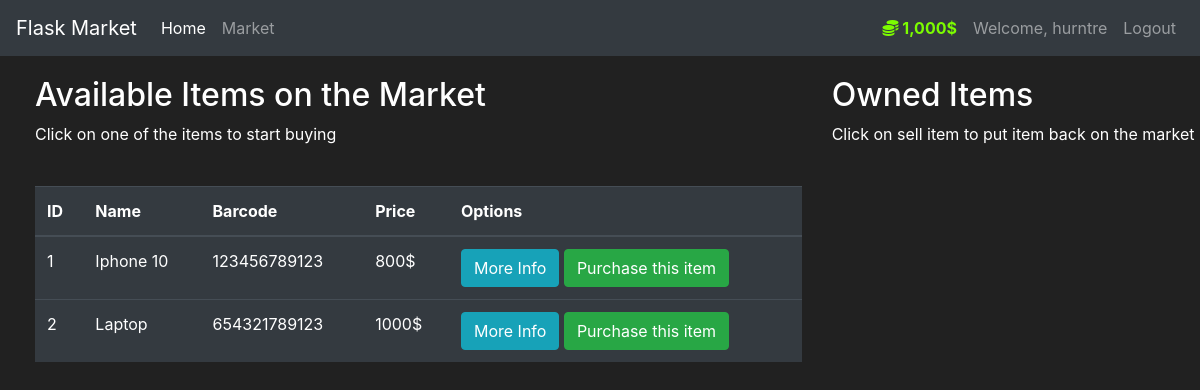
Before: /market (signed in) with the older database file.
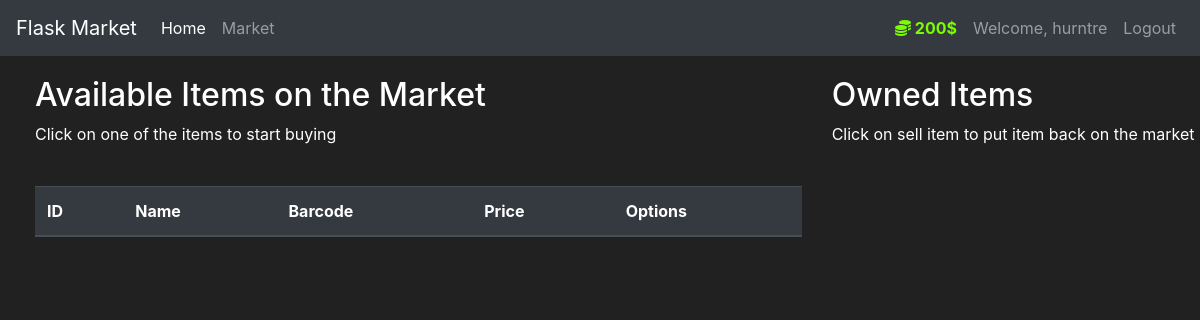
After: the same page with the newer database file.
### market/models.py (models this page shows, shortened)
class User(Base, UserMixin):
    __tablename__ = 'users'
    id = Column(Integer(), primary_key=True)
    username = Column(String(30), nullable=False, unique=True)
    email = Column(String(50), nullable=False, unique=True)
    password = Column(String(60), nullable=False)
    budget = Column(Integer(), nullable=False, default=1000)
    items = orm.relationship('Item', backref='owned_user', lazy=True)
    @property
    def prettier_budget(self):
        if len(str(self.budget)) >= 4:
            return f'{str(self.budget)[:-3]},{str(self.budget)[-3:]}$'
        else:
            return f'{self.budget}$'

class Item(Base):
    __tablename__ = 'items'
    id = Column(Integer(), primary_key=True)
    name = Column(String(30), nullable=False, unique=True)
    price = Column(Integer(), nullable=False)
    barcode = Column(String(12), nullable=False, unique=True)
    description = Column(String(1024), nullable=False, unique=True)
    owner = Column(Integer(), ForeignKey('users.id'))

### market/routes.py (the view, shortened to what this page needs)
@app.route('/market', methods=['GET', 'POST'])
@login_required
def market_page():
    purchase_form = PurchaseItemForm()
    if request.method == "GET":
        items = Item.query.filter_by(owner=None)
        return render_template('market.html', items=items, purchase_form=purchase_form)

### market/__init__.py (called while the page is built)
@app.teardown_appcontext
def shutdown_session(exception=None):
    db_session.remove()

### market/models.py (called while the page is built)
@login_manager.user_loader
def load_user(user_id):
    return User.query.get(int(user_id))

### market/templates/market.html (shortened to what this page needs)
{% extends 'base.html' %}
{% block content %}
<div class="row" style="margin-top: 20px; margin-left: 20px">
	<div class="col-8">
		<h2>Available Items on the Market</h2>
		<p>Click on one of the items to start buying</p>
		<br>
    	<table class="table table-hover table-dark">
      		<thead>
        		<tr>
					<th scope="col">ID</th>
					<th scope="col">Name</th>
					<th scope="col">Barcode</th>
					<th scope="col">Price</th>
					<th scope="col">Options</th>
        		</tr>
      		</thead>
      		<tbody>
        		{% for item in items %}
        		<tr>
					<td>{{ item.id }}</td>
					<td>{{ item.name }}</td>
					<td>{{ item.barcode }}</td>
					<td>{{ item.price }}$</td>
					<td>
						<button class="btn btn-outline btn-info" data-toggle="modal" data-target="#Modal-MoreInfo-{{ item.id }}">More Info</button>
						<button class="btn btn-outline btn-success" data-toggle="modal" data-target="#Modal-PurchaseConfirm-{{ item.id }}">
							Purchase this item
						</button>
					</td>
    			</tr>
       			{% endfor %}
        	</tbody>
    	</table>
  	</div>
  	<div class="col-4">
		<h2>Owned Items</h2>
		<p>Click on sell item to put item back on the market</p>
		<br>
	</div>
</div>
{% endblock %}

### market/templates/base.html (shortened to what this page needs)
<!DOCTYPE html>
<html lang="en">
  <head>
    <link
      rel="stylesheet"
      href="https://cdn.jsdelivr.net/npm/bootstrap@4.5.3/dist/css/bootstrap.min.css"
    />
  </head>
  <body>
    <nav class="navbar navbar-expand-md navbar-dark bg-dark">
      <a class="navbar-brand" href="#">Flask Market</a>
      <div class="collapse navbar-collapse" id="navbarNav">
        <ul class="navbar-nav mr-auto">
          <li class="nav-item active">
            <a class="nav-link" href="{{ url_for('home_page') }}">Home <span class="sr-only">(current)</span></a>
          </li>
          <li class="nav-item">
            <a class="nav-link" href="{{ url_for('market_page') }}">Market</a>
          </li>
        </ul>
        {% if current_user.is_authenticated %}
          <ul class="navbar-nav">
            <li class="nav-item">
              <a class="nav-link" style="color: lawngreen; font-weight: bold;">
                <i class="fas fa-coins"></i>
                {{ current_user.prettier_budget }}
              </a>
            </li>
            <li class="nav-item">
              <a class="nav-link">Welcome, {{ current_user.username }}</a>
            </li>
            <li class="nav-item">
              <a class="nav-link" href="{{ url_for('logout_page') }}">Logout</a>
            </li>
          </ul>
        {% endif %}
      </div>
    </nav>
    {% block content %} {% endblock %}
  </body>
</html>

Changed rows visible on the page:
no longer on this page (row edited): Item: id "1", name "Iphone 10", barcode "123456789123", price "800"
no longer on this page (row edited): Item: id "2", name "Laptop", barcode "654321789123", price "1000"
changed User "hurntre": prettier_budget "1,000$" → "200$"
